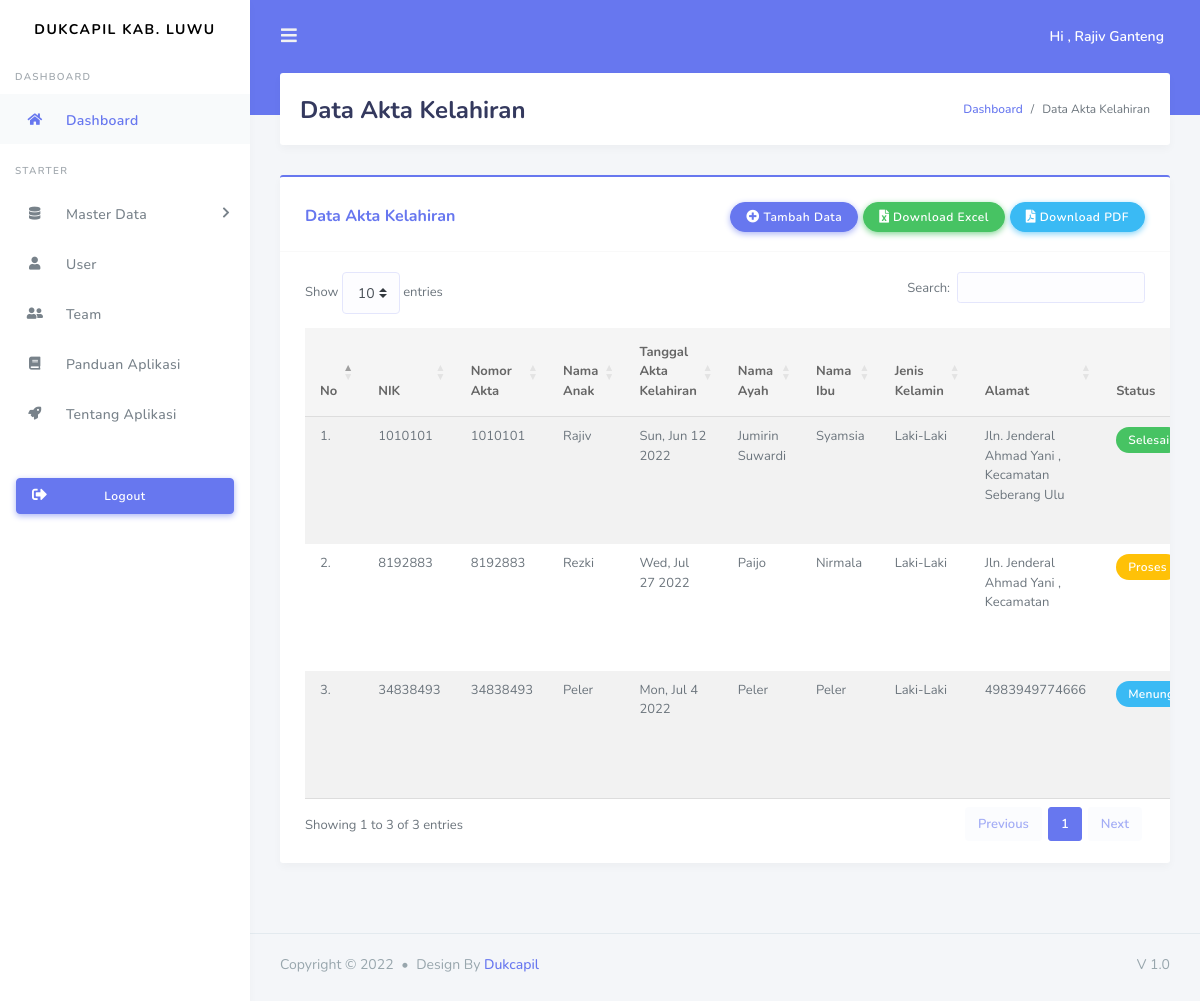
Screenshot of /akta.php (signed in) with the database file from the repository.
### tables this page shows
CREATE TABLE `akta` (
  `id_akta` int(11) NOT NULL,
  `nik` varchar(50) NOT NULL,
  `no_akta` varchar(50) NOT NULL,
  `nama_anak` varchar(50) NOT NULL,
  `tanggal_akta` date NOT NULL,
  `nama_ayah` varchar(50) NOT NULL,
  `nama_ibu` varchar(50) NOT NULL,
  `jk` varchar(50) DEFAULT NULL,
  `alamat` varchar(50) NOT NULL,
  `status` varchar(50) DEFAULT NULL
);

### config/controller.php (called while the page is built, shortened)
<?php
function select($query)
{
    global $db;
    $result = mysqli_query($db, $query);
    $rows = [];
    while ($row = mysqli_fetch_assoc($result)) {
        $rows[] = $row;
    }
    return $rows;
}

### akta.php (the view, shortened to what this page needs)
<?php
include "layout/header.php";
$data_akta = select("SELECT * FROM akta");
?>
<div class="main-content">
    <section class="section">
        <div class="section-header">
            <h1>Data Akta Kelahiran</h1>
            <div class="section-header-breadcrumb">
                <div class="breadcrumb-item active"><a href="index.php">Dashboard</a></div>
                <div class="breadcrumb-item">Data Akta Kelahiran</div>
            </div>
        </div>
        <div class="section-body">
            <div class="section-body">
                <div class="card card-primary">
                    <div class="card-header" style="margin-top: 5px;">
                        <h4>Data Akta Kelahiran</h4>
                        <?php if ($_SESSION['level'] != 3) : ?>
                            <button type="button" class="btn btn-primary" data-toggle="modal" data-target="#modalTambah">
                                <i class="fas fa-plus-circle"></i> Tambah Data
                            </button>
                            <a href="download-excel-akta.php" class="btn btn-success" style="margin-left: 5px;">
                                <i class="fas fa-file-excel"></i> Download Excel
                            </a>
                            <a href="pdf/download-pdf-akta.php" class="btn btn-info" style="margin-left: 5px;">
                                <i class="fas fa-file-pdf"></i> Download PDF
                            </a>
                        <?php endif; ?>
                    </div>
                    <div class="card-body table-responsive">
                        <table class="table table-striped table-md" id="table1">
                            <thead>
                                <tr align="center">
                                    <th>No</th>
                                    <th>NIK</th>
                                    <th>Nomor Akta</th>
                                    <th>Nama Anak</th>
                                    <th>Tanggal Akta Kelahiran</th>
                                    <th>Nama Ayah</th>
                                    <th>Nama Ibu</th>
                                    <th>Jenis Kelamin</th>
                                    <th>Alamat</th>
                                    <th>Status</th>
                                </tr>
                            </thead>
                            <tbody>
                                <?php
                                $no = 1;
                                ?>
                                <?php foreach ($data_akta as $akta) : ?>
                                    <tr>
                                        <td><?= $no++ . '.'; ?></td>
                                        <td><?= $akta['nik']; ?></td>
                                        <td><?= $akta['no_akta']; ?></td>
                                        <td><?= $akta['nama_anak']; ?></td>
                                        <td><?= date('D, M j Y', strtotime($akta['tanggal_akta'])); ?></td>
                                        <td><?= $akta['nama_ayah']; ?></td>
                                        <td><?= $akta['nama_ibu']; ?></td>
                                        <td><?= $akta['jk']; ?></td>
                                        <td><?= $akta['alamat']; ?></td>
                                        <td>
                                            <?php
                                            if ($akta['status'] == 'Menunggu') {
                                            ?>
                                                <span class="badge badge-info">Menunggu</span>
                                            <?php
                                            } elseif ($akta['status'] == 'Proses') {
                                            ?>
                                                <span class="badge badge-warning">Proses</span>
                                            <?php
                                            } else {
                                            ?>
                                                <span class="badge badge-success">Selesai</span>
                                            <?php
                                            }
                                            ?>
                                            <?php if ($_SESSION['level'] != 3) : ?>
                                        </td>
                                        <?php endif; ?>
                                    </tr>
                                <?php endforeach; ?>
                            </tbody>
                        </table>
                    </div>
                </div>
            </div>
        </div>
    </section>
</div>
<?php
include "layout/footer.php";
?>

### rows the page displays
akta: nik "1010101", no_akta "1010101", nama_anak "Rajiv", tanggal_akta "Sun, Jun 12 2022", nama_ayah "Jumirin Suwardi", nama_ibu "Syamsia", jk "Laki-Laki", alamat "Jln. Jenderal Ahmad Yani , Kecamatan Seberang Ulu", status "Selesai"
akta: nik "8192883", no_akta "8192883", nama_anak "Rezki", tanggal_akta "Wed, Jul 27 2022", nama_ayah "Paijo", nama_ibu "Nirmala", jk "Laki-Laki", alamat "Jln. Jenderal Ahmad Yani , Kecamatan", status "Proses"
akta: nik "34838493", no_akta "34838493", nama_anak "Peler", tanggal_akta "Mon, Jul 4 2022", nama_ayah "Peler", nama_ibu "Peler", jk "Laki-Laki", alamat "4983949774666", status "Menunggu"

### other values shown
$_SESSION['nama_user'] "Rajiv Ganteng"
